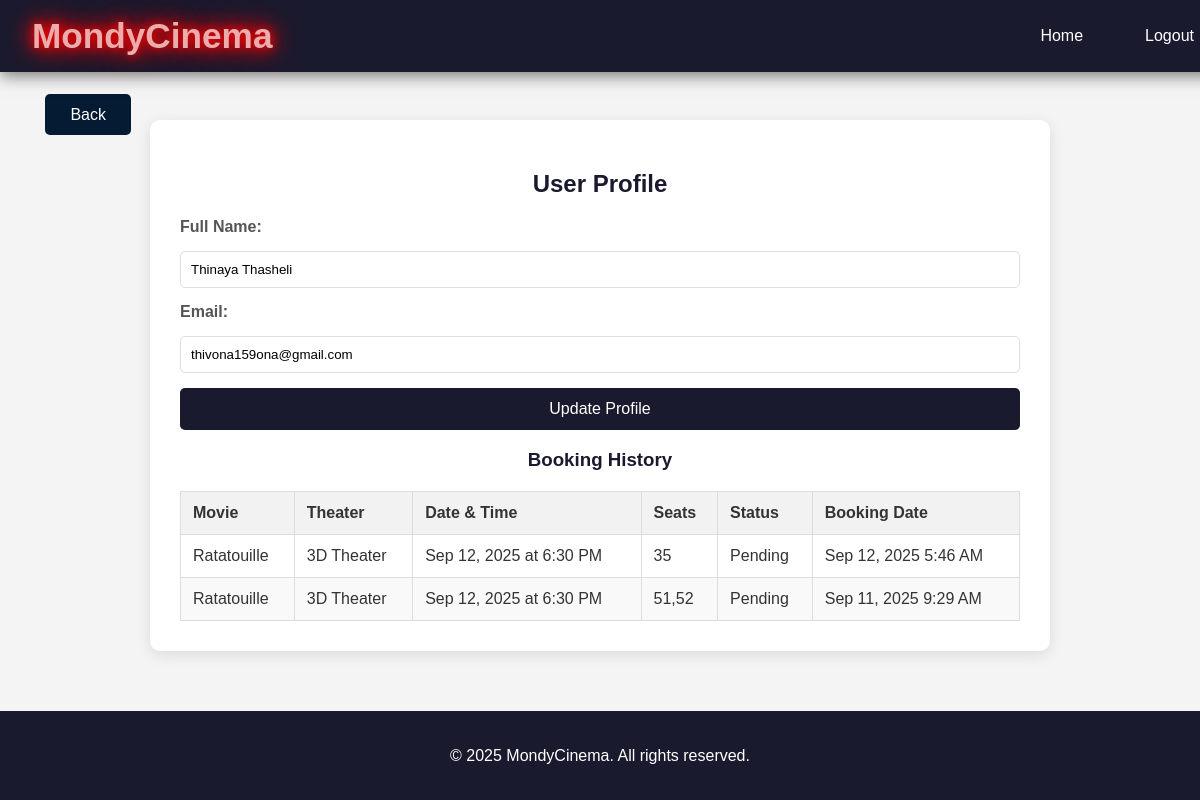
Screenshot of /user-profile.php (signed in) with the database file from the repository.
### tables this page shows
CREATE TABLE `users` (
  `id` int(11) NOT NULL,
  `name` varchar(100) NOT NULL,
  `email` varchar(100) NOT NULL,
  `password` varchar(255) NOT NULL,
  `role` enum('customer','admin') DEFAULT 'customer',
  `created_at` timestamp NOT NULL DEFAULT current_timestamp()
);

CREATE TABLE `bookings` (
  `id` int(11) NOT NULL,
  `user_id` int(11) DEFAULT NULL,
  `customer_name` varchar(255) DEFAULT NULL,
  `customer_phone` varchar(20) DEFAULT NULL,
  `show_id` int(11) NOT NULL,
  `seats` varchar(255) NOT NULL,
  `status` enum('pending','confirmed','cancelled') DEFAULT 'pending',
  `booking_date` timestamp NOT NULL DEFAULT current_timestamp()
);

CREATE TABLE `movies` (
  `id` int(11) NOT NULL,
  `title` varchar(255) NOT NULL,
  `description` text DEFAULT NULL,
  `poster` varchar(255) DEFAULT NULL,
  `trailer_link` varchar(255) DEFAULT NULL,
  `status` enum('now_showing','coming_soon') DEFAULT 'now_showing',
  `created_at` timestamp NOT NULL DEFAULT current_timestamp(),
  `ticket_price` varchar(255) DEFAULT NULL
);

CREATE TABLE `theaters` (
  `id` int(11) NOT NULL,
  `name` varchar(100) NOT NULL,
  `capacity` int(11) NOT NULL
);

CREATE TABLE `shows` (
  `id` int(11) NOT NULL,
  `movie_id` int(11) NOT NULL,
  `theater_id` int(11) NOT NULL,
  `showdate` date NOT NULL,
  `showtime` time NOT NULL
);

### Mondy Cinema n/BO/User.php (called while the page is built, shortened)
<?php
class User {
    public static function GetUserById($id) {
        $conn = new mysqli("localhost", "root", "", "movie_db");
        $stmt = $conn->prepare("SELECT * FROM users WHERE id = ?");
        $stmt->bind_param("i", $id);
        $stmt->execute();
        $result = $stmt->get_result();
        $user = $result->fetch_assoc();
        return $user;
    }
}
?>

### user-profile.php (the view, shortened to what this page needs)
<?php
include_once('BO/User.php');
$user_id = $_SESSION['user_id'];
$user = User::GetUserById($user_id);
$bookings = $conn->query("
    SELECT b.*, m.title as movie_title, s.showdate, s.showtime, t.name as theater_name
    FROM bookings b
    JOIN shows s ON b.show_id = s.id
    JOIN movies m ON s.movie_id = m.id
    JOIN theaters t ON s.theater_id = t.id
    WHERE b.user_id = $user_id
    ORDER BY b.booking_date DESC
");
?>
<!DOCTYPE html>
<html lang="en">
<head>
    <link rel="stylesheet" href="assets/style/user-profile.css">
</head>
<body>
    <header>
        <div class="logo">MondyCinema</div>
        <nav>
            <a href="index.php">Home</a>
            <a href="logout.php">Logout</a>
        </nav>
    </header>
    <main class="container">
        <div class="profile-container">
            <h2>User Profile</h2>
            <div class="profile-info">
                <form method="post">
                    <label for="name">Full Name:</label>
                    <input type="text" id="name" name="name" value="<?php echo $user['name']; ?>" required>
                    <label for="email">Email:</label>
                    <input type="email" id="email" name="email" value="<?php echo $user['email']; ?>" required>
                    <button type="submit">Update Profile</button>
                </form>
            </div>
            <div class="booking-history">
                <h3>Booking History</h3>
                <?php if ($bookings && $bookings->num_rows > 0): ?>
                    <table>
                        <thead>
                            <tr>
                                <th>Movie</th>
                                <th>Theater</th>
                                <th>Date & Time</th>
                                <th>Seats</th>
                                <th>Status</th>
                                <th>Booking Date</th>
                            </tr>
                        </thead>
                        <tbody>
                            <?php while ($booking = $bookings->fetch_assoc()): ?>
                            <tr>
                                <td><?php echo $booking['movie_title']; ?></td>
                                <td><?php echo $booking['theater_name']; ?></td>
                                <td><?php echo date('M j, Y', strtotime($booking['showdate'])); ?> at <?php echo date('g:i A', strtotime($booking['showtime'])); ?></td>
                                <td><?php echo $booking['seats']; ?></td>
                                <td><?php echo ucfirst($booking['status']); ?></td>
                                <td><?php echo date('M j, Y g:i A', strtotime($booking['booking_date'])); ?></td>
                            </tr>
                            <?php endwhile; ?>
                        </tbody>
                    </table>
                <?php else: ?>
                    <p>No bookings found.</p>
                <?php endif; ?>
            </div>
        </div>
        <div class="back-button-container">
            <a href="bookseats.php" class="back-button">Back</a>
        </div>
    </main>
    <footer>
        <p>&copy; 2025 MondyCinema. All rights reserved.</p>
    </footer>
</body>
</html>

### user-profile.css (style rules this page uses)
body { font-family: Arial, sans-serif; background-color: #f4f4f4; color: #333; display: flex; flex-direction: column; align-items: center; margin: 0; padding: 0; }
header { background-color: #1a1a2e; color: #fff; padding: 1rem 2rem; display: flex; justify-content: space-between; align-items: center; width: 100%; box-shadow: 0 4px 15px rgba(0,0,0,0.5); position: fixed; top: 0; left: 0; z-index: 1000; }
.logo { display: flex; align-items: center; font-size: 2.2rem; font-weight: bold; color: #ecacac; font-family: 'Montserrat', sans-serif; text-shadow: 0 0 10px #ff0000, 0 0 20px #ff0000, 0 0 30px #ff0000; }
nav { display: flex; align-items: center; gap: 1.5rem; }
nav a { color: #fff; text-decoration: none; transition: color 0.3s, transform 0.3s; margin-right: 38px; }
.container { padding: 20px; margin-top: 100px; width: 100%; max-width: 900px; position: relative; }
.back-button-container { position: absolute; top: 1%; left: -9%; }
.back-button { padding: 12px 25px; background-color: #041b33; color: #fff; text-decoration: none; border-radius: 5px; transition: background-color 0.3s; border: none; cursor: pointer; }
.profile-container { background-color: #fff; padding: 30px; border-radius: 10px; box-shadow: 0 4px 15px rgba(0,0,0,0.1); margin-bottom: 20px; }
h2 { color: #1a1a2e; text-align: center; margin-bottom: 20px; }
.profile-info form { display: flex; flex-direction: column; gap: 15px; }
.profile-info label { font-weight: bold; color: #555; }
.profile-info input { padding: 10px; border: 1px solid #ddd; border-radius: 5px; width: 100%; box-sizing: border-box; }
.profile-info button { padding: 12px; background-color: #1a1a2e; color: #fff; border: none; border-radius: 5px; font-size: 1em; cursor: pointer; transition: background-color 0.3s; }
.booking-history { margin-top: 0; }
.booking-history h3 { text-align: center; color: #1a1a2e; margin-bottom: 20px; }
table { width: 100%; border-collapse: collapse; margin-top: 20px; }
table th, table td { border: 1px solid #ddd; padding: 12px; text-align: left; }
table th { background-color: #f2f2f2; font-weight: bold; }
table tr:nth-child(even) { background-color: #f9f9f9; }
footer { width: 100%; text-align: center; padding: 20px 0; background-color: #1a1a2e; color: #fff; margin-top: 20px; }

### rows the page displays
users: name "Thinaya Thasheli", email "thivona159ona@gmail.com"
bookings: movies.title "Ratatouille", theaters.name "3D Theater", show.showdate "Sep 12, 2025", show.showtime "6:30 PM", seats "35", status "Pending", booking_date "Sep 12, 2025 5:46 AM"
bookings: movies.title "Ratatouille", theaters.name "3D Theater", show.showdate "Sep 12, 2025", show.showtime "6:30 PM", seats "51,52", status "Pending", booking_date "Sep 11, 2025 9:29 AM"
